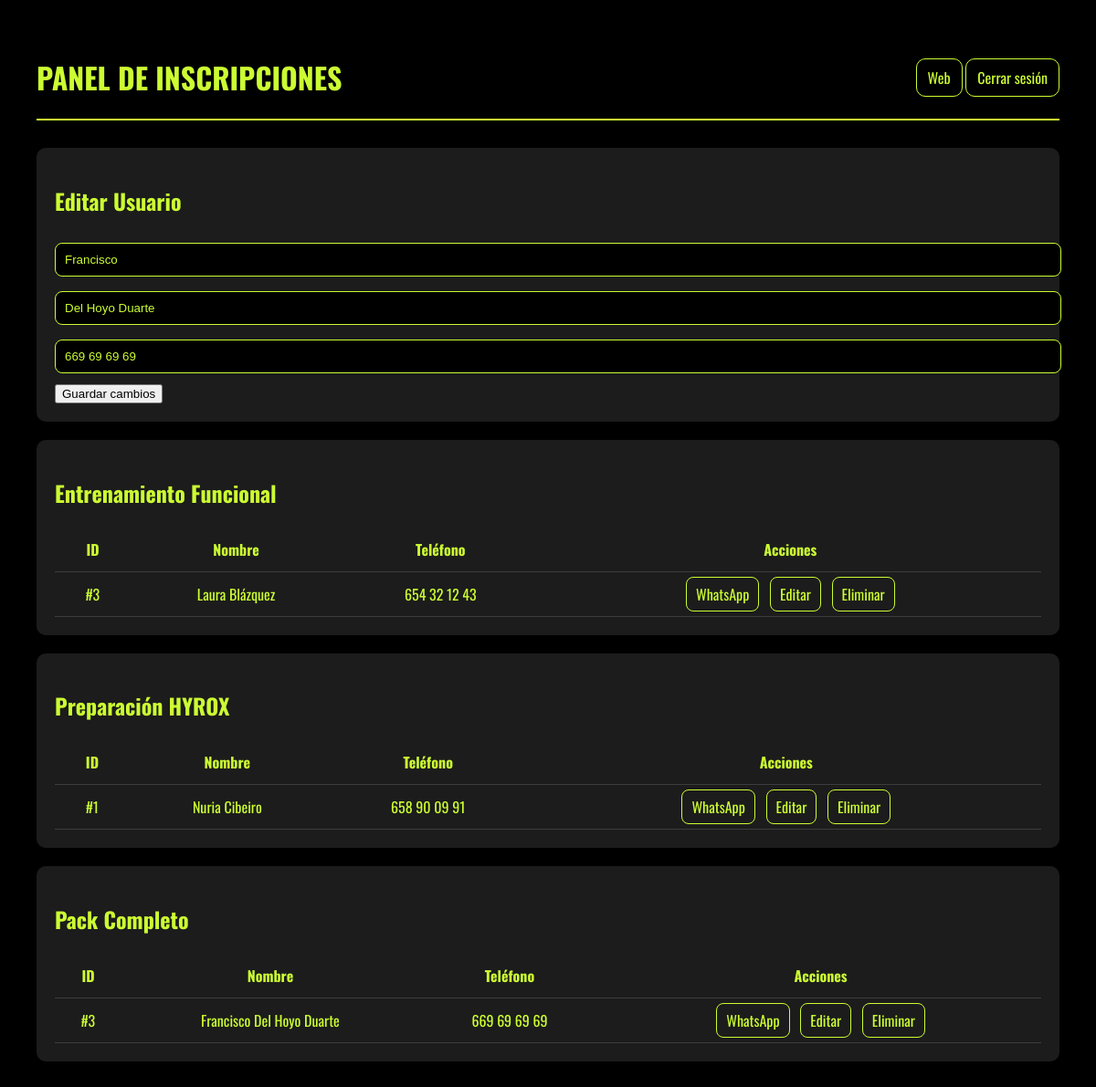
Screenshot of /lista_inscritos.php?edit=1&id=3&tabla=personas_pack (signed in) with the database file from the repository.
### tables this page shows
CREATE TABLE `personas_pack` (
  `id` int(11) NOT NULL,
  `nombre` varchar(100) NOT NULL,
  `apellidos` varchar(150) NOT NULL,
  `telefono` varchar(20) NOT NULL,
  `created_at` timestamp NOT NULL DEFAULT current_timestamp()
);

CREATE TABLE `personas_funcional` (
  `id` int(11) NOT NULL,
  `nombre` varchar(100) NOT NULL,
  `apellidos` varchar(150) NOT NULL,
  `telefono` varchar(20) NOT NULL
);

CREATE TABLE `personas_hyrox` (
  `id` int(11) NOT NULL,
  `nombre` varchar(100) NOT NULL,
  `apellidos` varchar(150) NOT NULL,
  `telefono` varchar(20) NOT NULL
);

### public/lista_inscritos.php (the view, shortened to what this page needs)
<?php
require_once __DIR__ . '/../config/db.php';
$tablas_actividades = [
    'Entrenamiento Funcional' => 'personas_funcional',
    'Preparación HYROX' => 'personas_hyrox',
    'Pack Completo' => 'personas_pack'
];
$edit_data = null;
if (isset($_GET['edit'], $_GET['id'], $_GET['tabla'])) {
    $edit_id = (int) $_GET['id'];
    $edit_tabla = $_GET['tabla'];
    $tablas_permitidas = [
        'personas_funcional',
        'personas_hyrox',
        'personas_pack'
    ];
    if (in_array($edit_tabla, $tablas_permitidas)) {
        $sql = "SELECT * FROM $edit_tabla WHERE id = ?";
        $stmt = $conexion->prepare($sql);
        if ($stmt) {
            $stmt->bind_param("i", $edit_id);
            $stmt->execute();
            $result = $stmt->get_result();
            if ($result && $result->num_rows > 0) {
                $edit_data = $result->fetch_assoc();
            }
        }
    }
}
?>
<!DOCTYPE html>
<html lang="es">
<head>
</head>
<body>
<header>
    <h1>PANEL DE INSCRIPCIONES</h1>
    <div>
        <a class="btn" href="../public/index.php">Web</a>
        <a class="btn" href="?logout=1">Cerrar sesión</a>
    </div>
</header>
<?php if ($edit_data): ?>
<div class="form-edit">
    <h2>Editar Usuario</h2>
    <form method="POST">
        <input type="text" name="nombre" value="<?= htmlspecialchars($edit_data['nombre']) ?>">
        <input type="text" name="apellidos" value="<?= htmlspecialchars($edit_data['apellidos']) ?>">
        <input type="text" name="telefono" value="<?= htmlspecialchars($edit_data['telefono']) ?>">
        <button type="submit" name="update_user">Guardar cambios</button>
    </form>
</div>
<?php endif; ?>
<?php foreach ($tablas_actividades as $nombre => $tabla): ?>
<div style="background:#1c1c1c;padding:20px;margin-bottom:20px;border-radius:10px;">
    <h2><?= htmlspecialchars($nombre) ?></h2>
<?php
    $sql = "SELECT id, nombre, apellidos, telefono FROM $tabla ORDER BY id DESC";
    $resultado = $conexion->query($sql);
    ?>
    <table>
        <thead>
            <tr>
                <th>ID</th>
                <th>Nombre</th>
                <th>Teléfono</th>
                <th>Acciones</th>
            </tr>
        </thead>
        <tbody>
        <?php while ($row = $resultado->fetch_assoc()): ?>
            <tr>
                <td>#<?= $row['id'] ?></td>
                <td><?= htmlspecialchars($row['nombre'].' '.$row['apellidos']) ?></td>
                <td><?= htmlspecialchars($row['telefono']) ?></td>
                <td class="actions">
                    <a target="_blank" href="https://api.whatsapp.com/send?phone=<?= preg_replace('/[^0-9]/','',$row['telefono']) ?>">WhatsApp</a>
                    <a href="?edit=1&id=<?= $row['id'] ?>&tabla=<?= $tabla ?>">Editar</a>
                    <a href="?delete=1&id=<?= $row['id'] ?>&tabla=<?= $tabla ?>" onclick="return confirm('¿Eliminar usuario?');">Eliminar</a>
                </td>
            </tr>
        <?php endwhile; ?>
        </tbody>
    </table>
</div>
<?php endforeach; ?>
</body>
</html>

### public/lista_inscritos.php (style rules this page uses)
:root { --green:#CCFD32; --bg:#000; --card:#1c1c1c; --border:#3d3d3d; }
body { margin:0; padding:40px; background:var(--bg); color:var(--green); font-family:'Oswald',sans-serif; }
header { display:flex; justify-content:space-between; align-items:center; border-bottom:2px solid var(--green); margin-bottom:30px; }
.btn { padding:8px 12px; border:1px solid var(--green); color:var(--green); text-decoration:none; border-radius:10px; }
table { width:100%; border-collapse:collapse; background:var(--card); }
th, td { padding:12px; text-align:center; border-bottom:1px solid var(--border); }
.actions a { margin:4px; padding:6px 10px; border:1px solid var(--green); border-radius:8px; text-decoration:none; color:var(--green); }
.form-edit { background:#1c1c1c; padding:20px; margin-bottom:20px; border-radius:10px; }
input { width:100%; padding:10px; margin:8px 0; border-radius:8px; border:1px solid var(--green); background:#000; color:var(--green); }

### rows the page displays
personas_pack: nombre "Francisco", apellidos "Del Hoyo Duarte", telefono "669 69 69 69", id "3", nombre+apellidos "Francisco Del Hoyo Duarte"
personas_funcional: id "3", nombre+apellidos "Laura Blázquez", telefono "654 32 12 43"
personas_hyrox: id "1", nombre+apellidos "Nuria Cibeiro", telefono "658 90 09 91"

### other values shown
$nombre "Entrenamiento Funcional"
$nombre "Preparación HYROX"
$nombre "Pack Completo"
